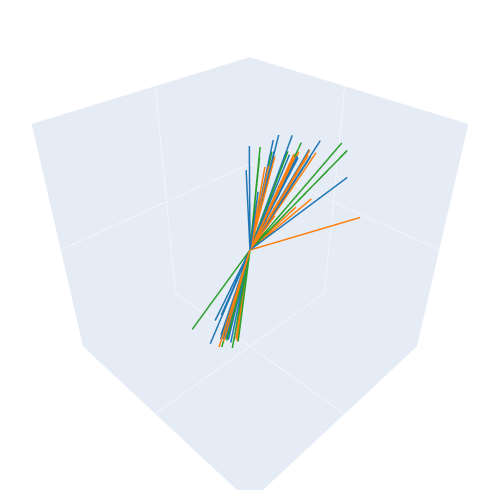

The notebook cell saved with this chart:
### Code cell
# color code the particles by their type 
type_colors = plt.cm.tab10(np.linspace(0, 1, 10))



type_colors = [rgba_to_hex(c) for c in type_colors]

type_colors = {
    "pion":     type_colors[0], # blue
    "photon":   type_colors[1], # orange
    "K0L":      type_colors[2], # green
    "up":       type_colors[3], # red
    "down":     type_colors[4], # purple
    "muon":     type_colors[5], # brown
    "electron": type_colors[6], # pink
}

data = []
for p_type in particles['name'].unique():
    mask = (particles['name'] == p_type)
    data += [
        go.Scatter3d(
            x=[0,particlePx], 
            y=[0,particlePy], 
            z=[0,particlePz],
            mode='lines',
            line=dict(color=type_colors[p_type], width=3),
            name=f"{particles[mask]['name'].iloc[0]}"
        ) 
        for particlePx,particlePy,particlePz in zip(particles[mask]['px'], particles[mask]['py'], particles[mask]['pz'])
    ]

layout = go.Layout(
    scene=dict(
        xaxis_title = '',
        yaxis_title = '',
        zaxis_title = '',
        xaxis=dict(showline=False, showticklabels=False, showgrid=False, range=(-1,1)),
        yaxis=dict(showline=False, showticklabels=False, showgrid=False, range=(-1,1)),
        zaxis=dict(showline=False, showticklabels=False, showgrid=False, range=(-1,1)),
        aspectmode='cube',
        aspectratio=dict(x=1, y=1, z=1),
    ),
    paper_bgcolor = 'white',
    plot_bgcolor  = 'white',
    width         = 500,
    height        = 500,
    showlegend    = False,
    margin        = dict(l=10, r=10, b=10, t=10),
)

fig = go.Figure(data=data, layout=layout)
fig.show()

### Figure 1 — Plotly figure (JSON) as saved in the notebook; plotly's stock layout.template omitted (floating-point values rounded to 4 significant figures)
{"data": [{"line": {"color": "#ff7f0e", "width": 3}, "mode": "lines", "name": "photon", "type": "scatter3d", "x": [0, 35.47], "y": [0, 116.3], "z": [0, 224.2]}, {"line": {"color": "#ff7f0e", "width": 3}, "mode": "lines", "name": "photon", "type": "scatter3d", "x": [0, 2.199], "y": [0, 8.792], "z": [0, 17.03]}, {"line": {"color": "#ff7f0e", "width": 3}, "mode": "lines", "name": "photon", "type": "scatter3d", "x": [0, 0.4479], "y": [0, 3.302], "z": [0, 2.605]}, {"line": {"color": "#ff7f0e", "width": 3}, "mode": "lines", "name": "photon", "type": "scatter3d", "x": [0, 0.3845], "y": [0, 2.134], "z": [0, 4.301]}, {"line": {"color": "#ff7f0e", "width": 3}, "mode": "lines", "name": "photon", "type": "scatter3d", "x": [0, 0.4543], "y": [0, 1.035], "z": [0, 1.78]}, {"line": {"color": "#ff7f0e", "width": 3}, "mode": "lines", "name": "photon", "type": "scatter3d", "x": [0, 0.2752], "y": [0, 1.058], "z": [0, 2.146]}, {"line": {"color": "#ff7f0e", "width": 3}, "mode": "lines", "name": "photon", "type": "scatter3d", "x": [0, 0.04329], "y": [0, 0.9375], "z": [0, 1.63]}, {"line": {"color": "#ff7f0e", "width": 3}, "mode": "lines", "name": "photon", "type": "scatter3d", "x": [0, 0.5192], "y": [0, 0.6854], "z": [0, 1.405]}, {"line": {"color": "#ff7f0e", "width": 3}, "mode": "lines", "name": "photon", "type": "scatter3d", "x": [0, 0.3515], "y": [0, 0.6592], "z": [0, 1.509]}, {"line": {"color": "#ff7f0e", "width": 3}, "mode": "lines", "name": "photon", "type": "scatter3d", "x": [0, 0.02428], "y": [0, 0.559], "z": [0, 1.064]}, {"line": {"color": "#ff7f0e", "width": 3}, "mode": "lines", "name": "photon", "type": "scatter3d", "x": [0, 0.003968], "y": [0, 0.499], "z": [0, 0.9498]}, {"line": {"color": "#ff7f0e", "width": 3}, "mode": "lines", "name": "photon", "type": "scatter3d", "x": [0, 0.2415], "y": [0, 0.398], "z": [0, 0.9279]}, {"line": {"color": "#ff7f0e", "width": 3}, "mode": "lines", "name": "photon", "type": "scatter3d", "x": [0, -0.1434], "y": [0, 0.4311], "z": [0, 0.558]}, {"line": {"color": "#ff7f0e", "width": 3}, "mode": "lines", "name": "photon", "type": "scatter3d", "x": [0, 0.1623], "y": [0, 0.4199], "z": [0, 0.6587]}, {"line": {"color": "#ff7f0e", "width": 3}, "mode": "lines", "name": "photon", "type": "scatter3d", "x": [0, 0.05466], "y": [0, 0.4173], "z": [0, 0.7267]}, {"line": {"color": "#ff7f0e", "width": 3}, "mode": "lines", "name": "photon", "type": "scatter3d", "x": [0, 0.1161], "y": [0, 0.3737], "z": [0, 0.6277]}, {"line": {"color": "#ff7f0e", "width": 3}, "mode": "lines", "name": "photon", "type": "scatter3d", "x": [0, -0.07469], "y": [0, 0.3608], "z": [0, 0.4955]}, {"line": {"color": "#ff7f0e", "width": 3}, "mode": "lines", "name": "photon", "type": "scatter3d", "x": [0, 0.06586], "y": [0, 0.2995], "z": [0, 0.4619]}, {"line": {"color": "#ff7f0e", "width": 3}, "mode": "lines", "name": "photon", "type": "scatter3d", "x": [0, -0.01665], "y": [0, 0.2551], "z": [0, 0.511]}, {"line": {"color": "#ff7f0e", "width": 3}, "mode": "lines", "name": "photon", "type": "scatter3d", "x": [0, -0.01441], "y": [0, 0.1741], "z": [0, 0.3038]}, {"line": {"color": "#ff7f0e", "width": 3}, "mode": "lines", "name": "photon", "type": "scatter3d", "x": [0, 4.591], "y": [0, -15.15], "z": [0, -57.2]}, {"line": {"color": "#ff7f0e", "width": 3}, "mode": "lines", "name": "photon", "type": "scatter3d", "x": [0, 3.667], "y": [0, -11.52], "z": [0, -54.69]}, {"line": {"color": "#ff7f0e", "width": 3}, "mode": "lines", "name": "photon", "type": "scatter3d", "x": [0, 4.289], "y": [0, -9.721], "z": [0, -45.3]}, {"line": {"color": "#ff7f0e", "width": 3}, "mode": "lines", "name": "photon", "type": "scatter3d", "x": [0, 0.3009], "y": [0, -1.743], "z": [0, -5.913]}, {"line": {"color": "#ff7f0e", "width": 3}, "mode": "lines", "name": "photon", "type": "scatter3d", "x": [0, 0.05935], "y": [0, -0.4073], "z": [0, -2.748]}, {"line": {"color": "#ff7f0e", "width": 3}, "mode": "lines", "name": "photon", "type": "scatter3d", "x": [0, 0.06426], "y": [0, -0.2613], "z": [0, -2.1]}, {"line": {"color": "#ff7f0e", "width": 3}, "mode": "lines", "name": "photon", "type": "scatter3d", "x": [0, 0.2008], "y": [0, -0.1675], "z": [0, -0.9857]}, {"line": {"color": "#ff7f0e", "width": 3}, "mode": "lines", "name": "photon", "type": "scatter3d", "x": [0, 0.19], "y": [0, -0.1193], "z": [0, -0.8925]}, {"line": {"color": "#1f77b4", "width": 3}, "mode": "lines", "name": "pion", "type": "scatter3d", "x": [0, 2.857], "y": [0, 10.39], "z": [0, 19.23]}, {"line": {"color": "#1f77b4", "width": 3}, "mode": "lines", "name": "pion", "type": "scatter3d", "x": [0, 0.9261], "y": [0, 6.288], "z": [0, 10.8]}, {"line": {"color": "#1f77b4", "width": 3}, "mode": "lines", "name": "pion", "type": "scatter3d", "x": [0, 1.113], "y": [0, 4.267], "z": [0, 8.114]}, {"line": {"color": "#1f77b4", "width": 3}, "mode": "lines", "name": "pion", "type": "scatter3d", "x": [0, 0.3186], "y": [0, 3.174], "z": [0, 5.595]}, {"line": {"color": "#1f77b4", "width": 3}, "mode": "lines", "name": "pion", "type": "scatter3d", "x": [0, 0.09039], "y": [0, 2.375], "z": [0, 4.596]}, {"line": {"color": "#1f77b4", "width": 3}, "mode": "lines", "name": "pion", "type": "scatter3d", "x": [0, 0.9447], "y": [0, 1.995], "z": [0, 5.194]}, {"line": {"color": "#1f77b4", "width": 3}, "mode": "lines", "name": "pion", "type": "scatter3d", "x": [0, -0.2967], "y": [0, 1.509], "z": [0, 4.852]}, {"line": {"color": "#1f77b4", "width": 3}, "mode": "lines", "name": "pion", "type": "scatter3d", "x": [0, 0.3324], "y": [0, 1.03], "z": [0, 2.14]}, {"line": {"color": "#1f77b4", "width": 3}, "mode": "lines", "name": "pion", "type": "scatter3d", "x": [0, 0.1527], "y": [0, 0.9685], "z": [0, 1.088]}, {"line": {"color": "#1f77b4", "width": 3}, "mode": "lines", "name": "pion", "type": "scatter3d", "x": [0, 0.517], "y": [0, 0.4837], "z": [0, 1.097]}, {"line": {"color": "#1f77b4", "width": 3}, "mode": "lines", "name": "pion", "type": "scatter3d", "x": [0, 0.4844], "y": [0, 0.4726], "z": [0, 2.041]}, {"line": {"color": "#1f77b4", "width": 3}, "mode": "lines", "name": "pion", "type": "scatter3d", "x": [0, -0.139], "y": [0, 0.5451], "z": [0, 1.125]}, {"line": {"color": "#1f77b4", "width": 3}, "mode": "lines", "name": "pion", "type": "scatter3d", "x": [0, -0.009293], "y": [0, 0.5214], "z": [0, 2.099]}, {"line": {"color": "#1f77b4", "width": 3}, "mode": "lines", "name": "pion", "type": "scatter3d", "x": [0, 0.3199], "y": [0, 0.3887], "z": [0, 0.7819]}, {"line": {"color": "#1f77b4", "width": 3}, "mode": "lines", "name": "pion", "type": "scatter3d", "x": [0, 0.0877], "y": [0, 0.3268], "z": [0, 1.188]}, {"line": {"color": "#1f77b4", "width": 3}, "mode": "lines", "name": "pion", "type": "scatter3d", "x": [0, -0.08431], "y": [0, 0.2137], "z": [0, 0.6315]}, {"line": {"color": "#1f77b4", "width": 3}, "mode": "lines", "name": "pion", "type": "scatter3d", "x": [0, 5.256], "y": [0, -19.33], "z": [0, -74.69]}, {"line": {"color": "#1f77b4", "width": 3}, "mode": "lines", "name": "pion", "type": "scatter3d", "x": [0, 4.129], "y": [0, -10.1], "z": [0, -45.65]}, {"line": {"color": "#1f77b4", "width": 3}, "mode": "lines", "name": "pion", "type": "scatter3d", "x": [0, 4.218], "y": [0, -10.01], "z": [0, -52.58]}, {"line": {"color": "#1f77b4", "width": 3}, "mode": "lines", "name": "pion", "type": "scatter3d", "x": [0, 2.608], "y": [0, -7.036], "z": [0, -33.32]}, {"line": {"color": "#1f77b4", "width": 3}, "mode": "lines", "name": "pion", "type": "scatter3d", "x": [0, 2.209], "y": [0, -6.37], "z": [0, -28.97]}, {"line": {"color": "#1f77b4", "width": 3}, "mode": "lines", "name": "pion", "type": "scatter3d", "x": [0, 2.271], "y": [0, -5.121], "z": [0, -24.2]}, {"line": {"color": "#1f77b4", "width": 3}, "mode": "lines", "name": "pion", "type": "scatter3d", "x": [0, 1.674], "y": [0, -5.202], "z": [0, -24.55]}, {"line": {"color": "#1f77b4", "width": 3}, "mode": "lines", "name": "pion", "type": "scatter3d", "x": [0, 0.3733], "y": [0, -2.282], "z": [0, -8.339]}, {"line": {"color": "#1f77b4", "width": 3}, "mode": "lines", "name": "pion", "type": "scatter3d", "x": [0, 0.61], "y": [0, -2.166], "z": [0, -14.23]}, {"line": {"color": "#1f77b4", "width": 3}, "mode": "lines", "name": "pion", "type": "scatter3d", "x": [0, 0.9137], "y": [0, -1.893], "z": [0, -8.655]}, {"line": {"color": "#1f77b4", "width": 3}, "mode": "lines", "name": "pion", "type": "scatter3d", "x": [0, 0.5868], "y": [0, -1.967], "z": [0, -7.184]}, {"line": {"color": "#1f77b4", "width": 3}, "mode": "lines", "name": "pion", "type": "scatter3d", "x": [0, 0.676], "y": [0, -1.838], "z": [0, -8.041]}, {"line": {"color": "#1f77b4", "width": 3}, "mode": "lines", "name": "pion", "type": "scatter3d", "x": [0, 0.5282], "y": [0, -1.866], "z": [0, -8.142]}, {"line": {"color": "#1f77b4", "width": 3}, "mode": "lines", "name": "pion", "type": "scatter3d", "x": [0, 0.4265], "y": [0, -1.387], "z": [0, -5.931]}, {"line": {"color": "#1f77b4", "width": 3}, "mode": "lines", "name": "pion", "type": "scatter3d", "x": [0, 0.3233], "y": [0, -1.187], "z": [0, -4.72]}, {"line": {"color": "#1f77b4", "width": 3}, "mode": "lines", "name": "pion", "type": "scatter3d", "x": [0, 0.3856], "y": [0, -1.141], "z": [0, -5.412]}, {"line": {"color": "#1f77b4", "width": 3}, "mode": "lines", "name": "pion", "type": "scatter3d", "x": [0, 0.4129], "y": [0, -1.128], "z": [0, -5.883]}, {"line": {"color": "#1f77b4", "width": 3}, "mode": "lines", "name": "pion", "type": "scatter3d", "x": [0, -0.2229], "y": [0, -0.7269], "z": [0, -2.119]}, {"line": {"color": "#1f77b4", "width": 3}, "mode": "lines", "name": "pion", "type": "scatter3d", "x": [0, 0.3036], "y": [0, -0.6434], "z": [0, -2.665]}, {"line": {"color": "#1f77b4", "width": 3}, "mode": "lines", "name": "pion", "type": "scatter3d", "x": [0, -0.01156], "y": [0, -0.7064], "z": [0, -1.575]}, {"line": {"color": "#1f77b4", "width": 3}, "mode": "lines", "name": "pion", "type": "scatter3d", "x": [0, 0.4221], "y": [0, -0.5146], "z": [0, -1.959]}, {"line": {"color": "#1f77b4", "width": 3}, "mode": "lines", "name": "pion", "type": "scatter3d", "x": [0, 0.2881], "y": [0, -0.5091], "z": [0, -3.43]}, {"line": {"color": "#1f77b4", "width": 3}, "mode": "lines", "name": "pion", "type": "scatter3d", "x": [0, 0.06319], "y": [0, -0.2808], "z": [0, -0.7859]}, {"line": {"color": "#2ca02c", "width": 3}, "mode": "lines", "name": "K0L", "type": "scatter3d", "x": [0, -0.763], "y": [0, 4.086], "z": [0, 5.963]}, {"line": {"color": "#2ca02c", "width": 3}, "mode": "lines", "name": "K0L", "type": "scatter3d", "x": [0, 1.956], "y": [0, 2.46], "z": [0, 6.519]}, {"line": {"color": "#2ca02c", "width": 3}, "mode": "lines", "name": "K0L", "type": "scatter3d", "x": [0, -0.4334], "y": [0, 1.372], "z": [0, 2.292]}, {"line": {"color": "#2ca02c", "width": 3}, "mode": "lines", "name": "K0L", "type": "scatter3d", "x": [0, 0.2615], "y": [0, 0.8998], "z": [0, 2.019]}, {"line": {"color": "#2ca02c", "width": 3}, "mode": "lines", "name": "K0L", "type": "scatter3d", "x": [0, -0.04016], "y": [0, 0.9102], "z": [0, 2.157]}, {"line": {"color": "#2ca02c", "width": 3}, "mode": "lines", "name": "K0L", "type": "scatter3d", "x": [0, 0.3882], "y": [0, 0.7459], "z": [0, 1.957]}, {"line": {"color": "#2ca02c", "width": 3}, "mode": "lines", "name": "K0L", "type": "scatter3d", "x": [0, 0.3674], "y": [0, 0.5248], "z": [0, 1.83]}, {"line": {"color": "#2ca02c", "width": 3}, "mode": "lines", "name": "K0L", "type": "scatter3d", "x": [0, 7.953], "y": [0, -17.01], "z": [0, -88.92]}, {"line": {"color": "#2ca02c", "width": 3}, "mode": "lines", "name": "K0L", "type": "scatter3d", "x": [0, 1.654], "y": [0, -1.562], "z": [0, -9.534]}, {"line": {"color": "#2ca02c", "width": 3}, "mode": "lines", "name": "K0L", "type": "scatter3d", "x": [0, 1.27], "y": [0, -0.9723], "z": [0, -10.62]}, {"line": {"color": "#2ca02c", "width": 3}, "mode": "lines", "name": "K0L", "type": "scatter3d", "x": [0, -0.1075], "y": [0, -1.215], "z": [0, -8.052]}, {"line": {"color": "#2ca02c", "width": 3}, "mode": "lines", "name": "K0L", "type": "scatter3d", "x": [0, 0.2864], "y": [0, -0.6926], "z": [0, -1.368]}, {"line": {"color": "#2ca02c", "width": 3}, "mode": "lines", "name": "K0L", "type": "scatter3d", "x": [0, 0.08991], "y": [0, -0.3381], "z": [0, -2.972]}], "layout": {"height": 500, "margin": {"b": 10, "l": 10, "r": 10, "t": 10}, "paper_bgcolor": "white", "plot_bgcolor": "white", "scene": {"aspectmode": "cube", "aspectratio": {"x": 1, "y": 1, "z": 1}, "xaxis": {"range": [-1, 1], "showgrid": false, "showline": false, "showticklabels": false, "title": {"text": ""}}, "yaxis": {"range": [-1, 1], "showgrid": false, "showline": false, "showticklabels": false, "title": {"text": ""}}, "zaxis": {"range": [-1, 1], "showgrid": false, "showline": false, "showticklabels": false, "title": {"text": ""}}}, "showlegend": false, "width": 500}}
